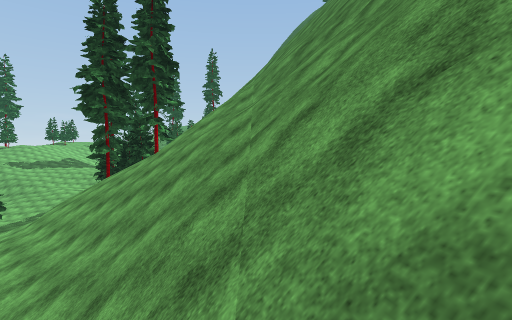
[1] (above)

16 first-person views from a walk through a 3-D level made in the Unity game engine. The camera is 1.5 m above the floor, tilts 2° down and sees 80° across. The floor is counted in squares, 2 m on a side. Each view is taken from the middle of a square. On the plan, view 1 faces up. The plan holds only what a view shows up to about 10 squares ahead; the rest is blank. The place goes on beyond the plan. The player character is not drawn. Some animated figures are left out. Some surface patterns are stand-ins.

[2]
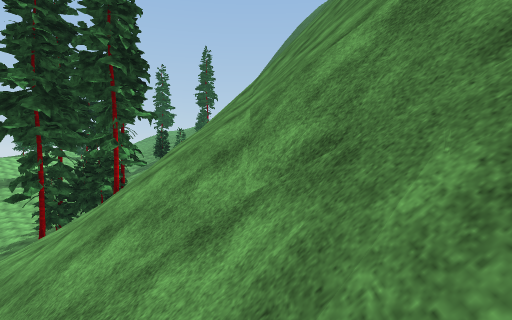

[3]
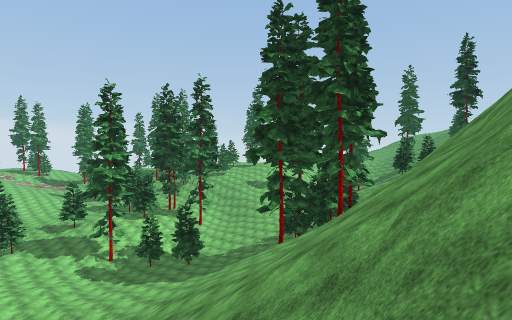

[4]
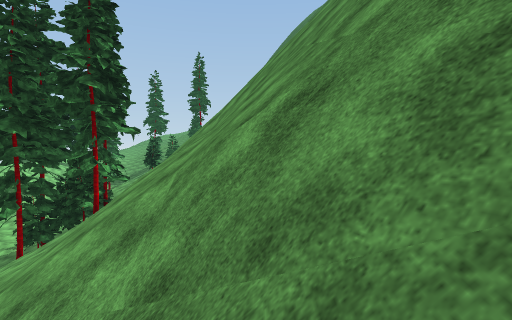

[5]
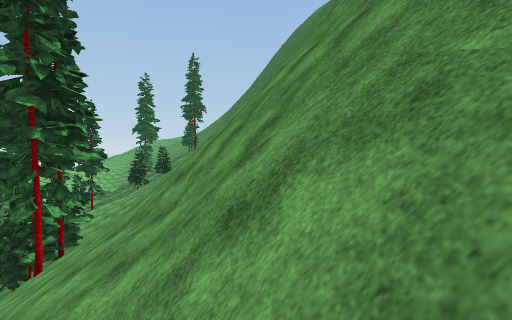

[6]
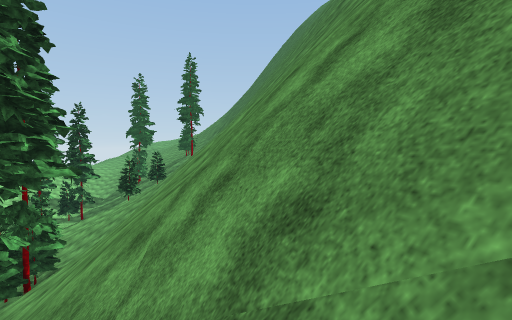

[7]
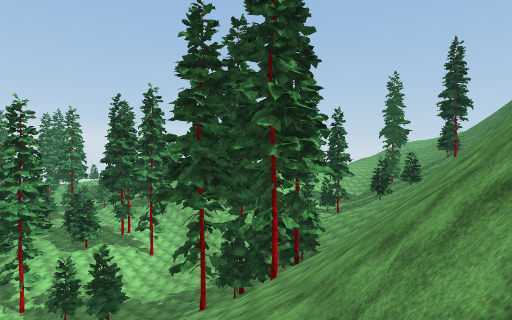

[8]
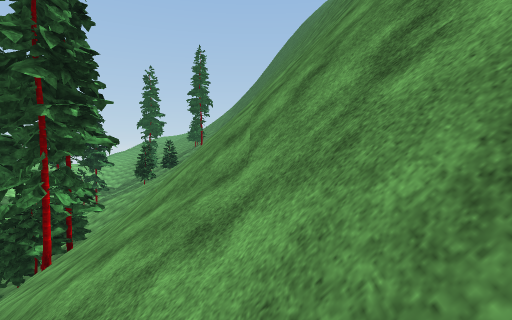

[9]
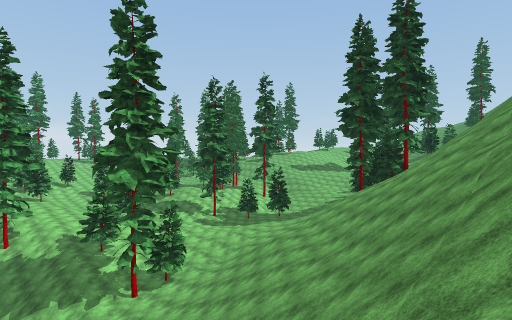

[10]
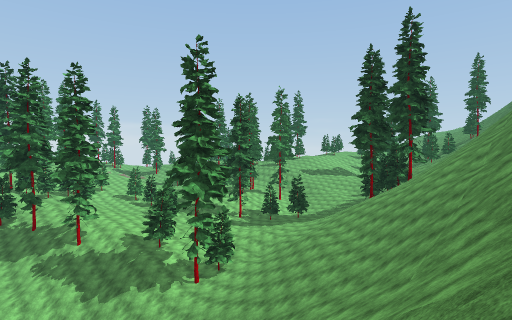

[11]
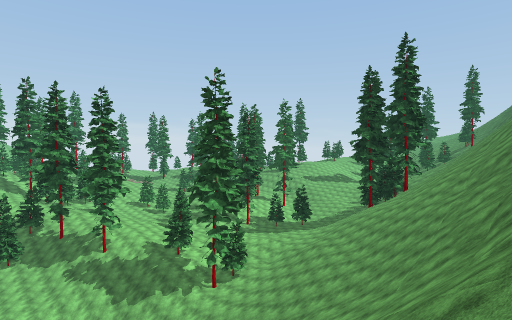

[12]
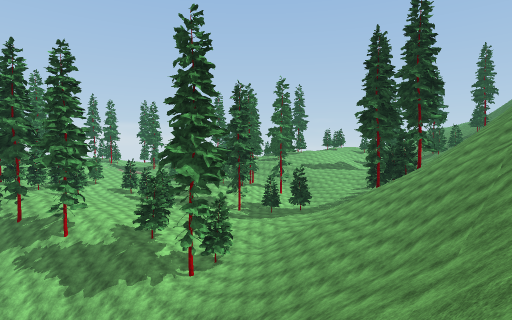

[13]
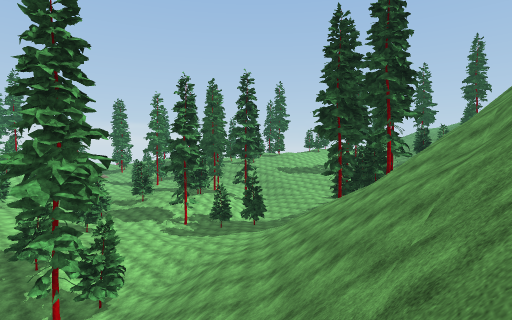

[14]
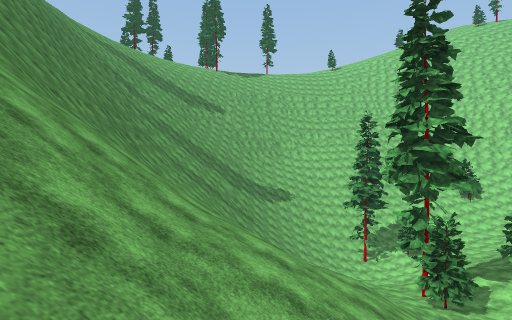

[15]
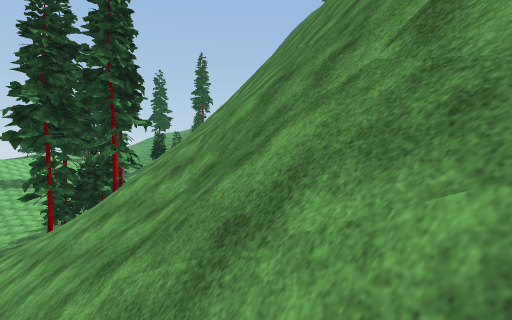

[16]
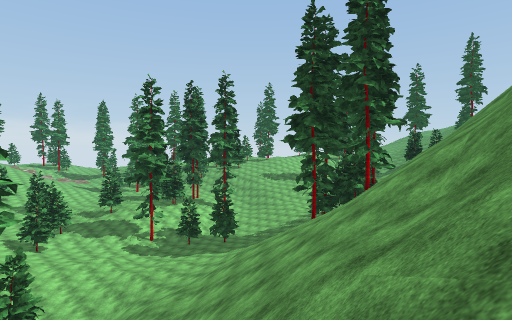

### Floor plan
Key: @ floor where view 1 was taken; # wall or solid block; / step, stairs or slope; = window, fence, low wall or low ledge; v drop or lower ground.
Columns run from 9 left of view 1 to 4 right of it. Each row starts with its distance up from view 1.
 23        v/
 22   //// //   ##
 21   /////     =#
 20   ///////////#
 19   ///////#///
 18   ///////##//
 17    //////##
 16     /////##v
 15     /////##vv
 14    //////###v
 13   ////////=#v
 12  //////////##
 11  //////////##
 10 /////////=/##
  9 /////////#v##
  8 //////////###
  7   /////////##
  6  //////////#
  5  //////////#
  4   ///////=/#
  3   ///////#v#
  2    ///////##
  1     ///////#
  0       ///@/#
 -1         ///#
 -2          =/#
 -3           /##
 -4            ##
 -5           /
 -6            /
 -7
 -8             /

Positions as (right, up) in squares from view 1, and headings:
1: (0, 0), facing up
2: (0, 6), facing up
3: (1, 7), facing up-left
4: (1, 6), facing up
5: (1, 10), facing up
6: (1, 12), facing up
7: (1, 12), facing up-left
8: (0, 11), facing up
9: (1, -2), facing up-left
10: (2, -6), facing up-left
11: (3, -8), facing up-left
12: (1, -5), facing up-left
13: (1, 1), facing up-left
14: (-5, 17), facing down
15: (1, 4), facing up
16: (1, 4), facing up-left
